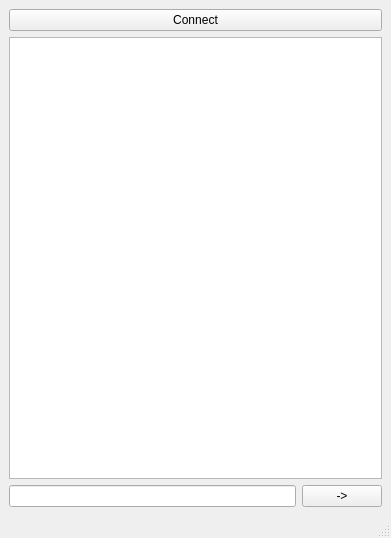
<?xml version="1.0" encoding="UTF-8"?>
<ui version="4.0">
 <class>MainWindow</class>
 <widget class="QMainWindow" name="MainWindow">
  <property name="geometry">
   <rect>
    <x>0</x>
    <y>0</y>
    <width>391</width>
    <height>538</height>
   </rect>
  </property>
  <property name="windowTitle">
   <string>MainWindow</string>
  </property>
  <widget class="QWidget" name="centralwidget">
   <layout class="QGridLayout" name="gridLayout">
    <item row="1" column="0" colspan="2">
     <widget class="QTextBrowser" name="textBrowser"/>
    </item>
    <item row="2" column="0">
     <widget class="QLineEdit" name="lineEdit"/>
    </item>
    <item row="2" column="1">
     <widget class="QPushButton" name="pushButton_2">
      <property name="text">
       <string>-&gt;</string>
      </property>
     </widget>
    </item>
    <item row="0" column="0" colspan="2">
     <widget class="QPushButton" name="pushButton">
      <property name="text">
       <string>Connect</string>
      </property>
     </widget>
    </item>
   </layout>
  </widget>
  <widget class="QMenuBar" name="menubar">
   <property name="geometry">
    <rect>
     <x>0</x>
     <y>0</y>
     <width>391</width>
     <height>22</height>
    </rect>
   </property>
  </widget>
  <widget class="QStatusBar" name="statusbar"/>
 </widget>
 <resources/>
 <connections/>
</ui>
